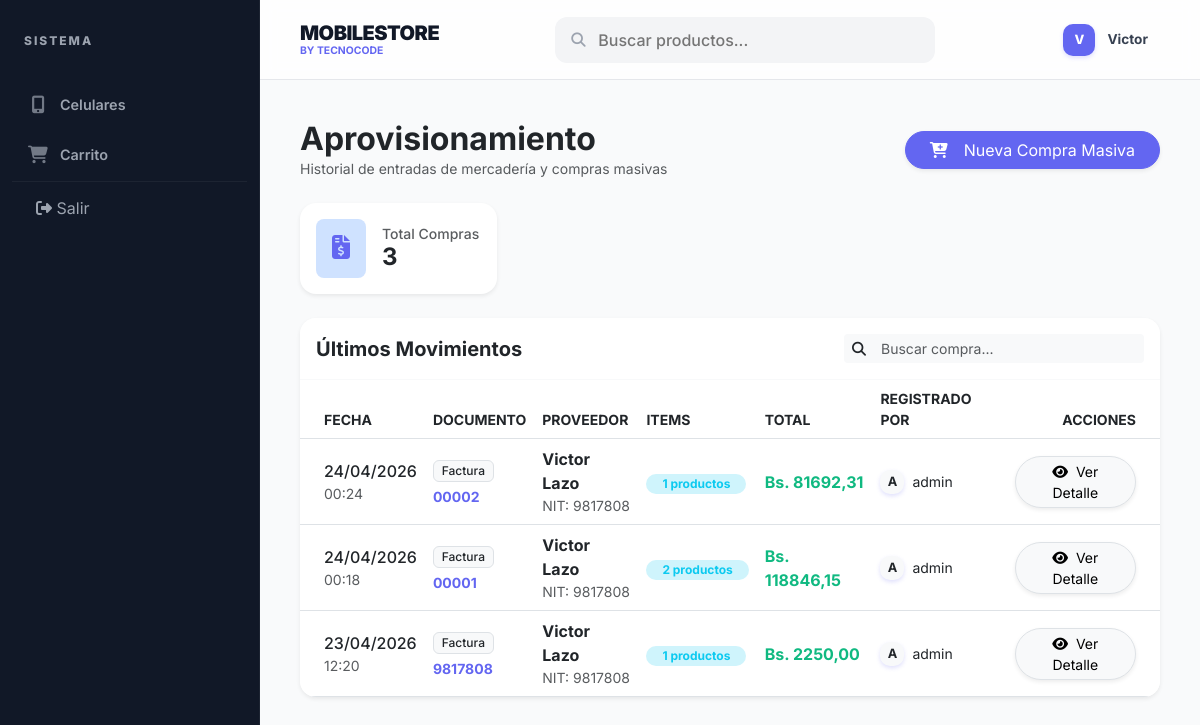
The page /proveedores/compras/ (signed in) on the database its author committed.
### Login/models.py (models this page shows, shortened)
class Usuario(AbstractUser):
    ROL_CHOICES = [
        ('Administrador', 'Administrador'),  # Acceso total
        ('Vendedor', 'Vendedor'),            # Acceso a ventas e inventario
        ('Usuario', 'Usuario'),              # Cliente final (pestaña de compras)
    ]
    ESTADO_CHOICES = [
        ('Activo', 'Activo'),
        ('Inactivo', 'Inactivo'),
    ]
    nombre_completo = models.CharField(max_length=100, null=True, blank=True)
    rol = models.CharField(max_length=20, choices=ROL_CHOICES, default='Usuario')
    estado = models.CharField(max_length=10, choices=ESTADO_CHOICES, default='Activo')
    class Meta:
        db_table = 'usuario'
        verbose_name = 'Usuario'
        verbose_name_plural = 'Usuarios'

class Compra(models.Model):
    TIPO_DOC_CHOICES = [
        ('Factura', 'Factura Legal'),
        ('Nota de Venta', 'Nota de Venta'),
        ('Recibo', 'Recibo'),
        ('Referencia Libre', 'Referencia Libre / Comprobante Informal'),
    ]
    id_compra = models.AutoField(primary_key=True)
    fecha = models.DateTimeField(auto_now_add=True)
    tipo_documento = models.CharField(max_length=20, choices=TIPO_DOC_CHOICES, default='Factura')
    numero_documento = models.CharField(max_length=50)
    total = models.DecimalField(max_digits=10, decimal_places=2, default=0)
    observaciones = models.TextField(blank=True, null=True)
    usuario = models.ForeignKey(settings.AUTH_USER_MODEL, on_delete=models.CASCADE, db_column='id_usuario')
    proveedor = models.ForeignKey(Proveedor, on_delete=models.CASCADE, db_column='id_proveedor', related_name='compras')
    class Meta:
        db_table = 'compra'
        unique_together = ('proveedor', 'numero_documento')

class Proveedor(models.Model):
    TIPO_CHOICES = [
        ('Natural', 'Persona Natural'),
        ('Empresa', 'Empresa/Jurídica'),
    ]
    id_proveedor = models.AutoField(primary_key=True)
    nombre = models.CharField(max_length=150)
    tipo = models.CharField(max_length=10, choices=TIPO_CHOICES, default='Empresa')
    nit_documento = models.CharField(max_length=20, unique=True, verbose_name="NIT o Documento")
    telefono = models.CharField(max_length=20, blank=True, null=True)
    email = models.EmailField(max_length=100, blank=True, null=True)
    direccion = models.CharField(max_length=255, blank=True, null=True)
    estado = models.CharField(max_length=10, default='Activo')
    observaciones = models.TextField(blank=True, null=True)
    class Meta:
        db_table = 'proveedor'
        verbose_name_plural = 'Proveedores'

### Login/views.py (the view)
# urls.py: path('proveedores/compras/', CompraListView.as_view(), name='lista_compras'),
class CompraListView(LoginRequiredMixin, UserPassesTestMixin, ListView):
    model = Compra
    template_name = 'proveedores/lista_compras.html'
    context_object_name = 'compras'
    ordering = ['-fecha']
    def test_func(self):
        return self.request.user.rol in ['Administrador', 'Vendedor'] or self.request.user.is_superuser

### Login/context_processors.py (called while the page is built)
def global_context(request):
    data = {
        'cart_count': 0,
        'pendientes_count': 0
    }
    if request.user.is_authenticated:
        cart = Carrito.objects.filter(usuario=request.user, estado='Activo').first()
        data['cart_count'] = cart.detalles.count() if cart else 0
        if request.user.is_superuser or request.user.rol in ['Administrador', 'Vendedor']:
            data['pendientes_count'] = Pago.objects.filter(estado='Pendiente').count()
    return data

### templates/proveedores/lista_compras.html (shortened to what this page needs)
{% extends 'base.html' %}
{% block content %}
<div class="page-header-responsive mb-4">
    <div>
        <h2 class="fw-bold mb-0 text-dark">Aprovisionamiento</h2>
        <p class="text-muted small mb-0">Historial de entradas de mercadería y compras masivas</p>
    </div>
    <div class="d-flex gap-2">
        <a href="{% url 'registrar_compra' %}" class="btn btn-primary btn-responsive rounded-pill px-4 shadow-sm">
            <i class="fas fa-cart-plus me-2"></i> Nueva Compra Masiva
        </a>
    </div>
</div>
<div class="row g-4 mb-4">
    <div class="col-md-3">
        <div class="card border-0 shadow-sm rounded-4 p-3 bg-white">
            <div class="d-flex align-items-center gap-3">
                <div class="bg-primary-subtle text-primary rounded-3 p-3">
                    <i class="fas fa-file-invoice-dollar fs-4"></i>
                </div>
                <div>
                    <h6 class="text-muted small mb-0">Total Compras</h6>
                    <h4 class="fw-bold mb-0">{{ compras.count }}</h4>
                </div>
            </div>
        </div>
    </div>
</div>
<div class="card border-0 shadow-sm rounded-4 overflow-hidden">
    <div class="card-header bg-white py-3 border-bottom border-light">
        <div class="d-flex justify-content-between align-items-center">
            <h5 class="mb-0 fw-bold">Últimos Movimientos</h5>
            <div class="input-group input-group-sm" style="max-width: 300px;">
                <span class="input-group-text bg-light border-0"><i class="fas fa-search"></i></span>
                <input type="text" class="form-control bg-light border-0" placeholder="Buscar compra...">
            </div>
        </div>
    </div>
    <div class="table-responsive">
        <table class="table table-hover align-middle mb-0">
            <thead class="bg-light text-muted small text-uppercase">
                <tr>
                    <th class="ps-4">Fecha</th>
                    <th>Documento</th>
                    <th>Proveedor</th>
                    <th>Items</th>
                    <th>Total</th>
                    <th>Registrado por</th>
                    <th class="text-end pe-4">Acciones</th>
                </tr>
            </thead>
            <tbody>
                {% for compra in compras %}
                <tr>
                    <td class="ps-4">
                        <div class="fw-medium text-dark">{{ compra.fecha|date:"d/m/Y" }}</div>
                        <div class="text-muted small">{{ compra.fecha|date:"H:i" }}</div>
                    </td>
                    <td>
                        <span class="badge bg-light text-dark border fw-medium">{{ compra.tipo_documento }}</span>
                        <div class="small fw-bold mt-1 text-primary">{{ compra.numero_documento }}</div>
                    </td>
                    <td>
                        <div class="fw-bold text-dark">{{ compra.proveedor.nombre }}</div>
                        <div class="text-muted small">NIT: {{ compra.proveedor.nit_documento }}</div>
                    </td>
                    <td>
                        <span class="badge rounded-pill bg-info-subtle text-info px-3">
                            {{ compra.detalles.count }} productos
                        </span>
                    </td>
                    <td>
                        <div class="fw-bold text-success">Bs. {{ compra.total }}</div>
                    </td>
                    <td>
                        <div class="d-flex align-items-center gap-2">
                            <div class="avatar bg-light text-dark small fw-bold" style="width: 24px; height: 24px;">{{ compra.usuario.username.0|upper }}</div>
                            <span class="small">{{ compra.usuario.username }}</span>
                        </div>
                    </td>
                    <td class="text-end pe-4">
                        <a href="{% url 'detalle_compra' compra.pk %}" class="btn btn-sm btn-light border rounded-pill shadow-sm px-3">
                            <i class="fas fa-eye me-1"></i> Ver Detalle
                        </a>
                    </td>
                </tr>
                {% endfor %}
            </tbody>
        </table>
    </div>
</div>
{% endblock %}

### templates/base.html (shortened to what this page needs)
<!DOCTYPE html>
<html lang="es">
<head>
    <link href="https://cdn.jsdelivr.net/npm/bootstrap@5.3.0/dist/css/bootstrap.min.css" rel="stylesheet">
    <link rel="stylesheet" href="https://cdnjs.cloudflare.com/ajax/libs/font-awesome/6.4.0/css/all.min.css">
</head>
<body>
    <div class="wrapper">
        <nav class="sidebar" id="sidebar">
            <div class="sidebar-header">
                SISTEMA
            </div>
            <ul class="sidebar-menu">
                <li class="{% if request.resolver_match.url_name == 'lista_celulares' or request.resolver_match.url_name == 'inicio' %}active{% endif %}">
                    <a href="{% url 'inicio' %}">
                        <i class="fas fa-mobile-alt"></i> Celulares
                    </a>
                </li>
                <li class="{% if request.resolver_match.url_name == 'ver_carrito' %}active{% endif %}">
                    <a href="{% url 'ver_carrito' %}">
                        <i class="fas fa-shopping-cart"></i> Carrito
                    </a>
                </li>
                {% if user.is_authenticated %}
                <li style="margin-top: auto; border-top: 1px solid rgba(255,255,255,0.05);">
                    <form action="{% url 'logout' %}" method="post">
                        <button type="submit" style="background:none; border:none; color:var(--sidebar-text); padding: 14px 24px; text-align:left; width:100%;">
                            <i class="fas fa-sign-out-alt"></i> Salir
                        </button>
                    </form>
                </li>
                {% endif %}
            </ul>
        </nav>
        <main>
            <header class="header">
                <div class="d-flex align-items-center">
                    <div class="brand-section">
                        <h1>MOBILESTORE</h1>
                        <span>BY TECNOCODE</span>
                    </div>
                </div>
                <form action="{% url 'inicio' %}" method="get" class="search-bar m-0">
                    <i class="fas fa-search"></i>
                    <input type="text" name="q" placeholder="Buscar productos..." value="{% if request.resolver_match.url_name == 'inicio' or request.resolver_match.url_name == 'lista_celulares' %}{{ request.GET.q|default:'' }}{% endif %}">
                </form>
                <div class="user-profile">
                    {% if user.is_authenticated %}
                    <div class="avatar">{{ user.username.0|upper }}</div>
                    <span class="user-name">{{ user.username|capfirst }}</span>
                    {% else %}
                    <a href="{% url 'login' %}" class="btn btn-sm btn-dark px-4 rounded-pill">Entrar</a>
                    {% endif %}
                </div>
            </header>
            <div class="main-content">
                {% block content %}
                {% endblock %}
            </div>
        </main>
    </div>
</body>
</html>

### templates/base.html (style rules this page uses)
:root { --primary: #6366f1; --primary-hover: #4f46e5; --success: #10b981; --warning: #f59e0b; --info: #3b82f6; --sidebar-bg: #111827; --sidebar-item-hover: #1f2937; --sidebar-text: #9ca3af; --sidebar-text-active: #ffffff; --main-bg: #f9fafb; --card-bg: #ffffff; --border-color: #e5e7eb; --accent-red: #ef4444; --shadow-sm: 0 1px 2px 0 rgb(0 0 0 / 0.05); --shadow-md: 0 4px 6px -1px rgb(0 0 0 / 0.1), 0 2px 4px -2px rgb(0 0 0 / 0.1); --bs-primary: #6366f1; --bs-primary-rgb: 99, 102, 241; --bs-success-rgb: 16, 185, 129; --bs-danger-rgb: 239, 68, 68; --bs-warning-rgb: 245, 158, 11; }
body { font-family: 'Inter', sans-serif; background-color: var(--main-bg); margin: 0; overflow-x: hidden; width: 100%; color: #111827; -webkit-font-smoothing: antialiased; }
.btn-primary { background-color: var(--primary); border-color: var(--primary); }
.text-primary { color: var(--primary) !important; }
.wrapper { display: flex; min-height: 100vh; width: 100%; overflow-x: hidden; position: relative; }
main { flex-grow: 1; min-width: 0; display: flex; flex-direction: column; }
.sidebar { width: 260px; background-color: var(--sidebar-bg); color: white; flex-shrink: 0; display: flex; flex-direction: column; transition: 0.3s cubic-bezier(0.4, 0, 0.2, 1); border-right: 1px solid rgba(255,255,255,0.05); }
.sidebar-header { padding: 32px 24px; font-size: 0.75rem; font-weight: 800; letter-spacing: 2px; text-transform: uppercase; color: var(--sidebar-text); display: flex; align-items: center; }
.sidebar-menu { list-style: none; padding: 0 12px; margin: 0; flex-grow: 1; }
.sidebar-menu li { margin-bottom: 4px; }
.sidebar-menu li a { color: var(--sidebar-text); text-decoration: none; padding: 12px 16px; display: flex; align-items: center; font-size: 0.9rem; font-weight: 600; border-radius: 8px; transition: 0.2s all; }
.sidebar-menu li a i { width: 20px; margin-right: 12px; font-size: 1.1rem; text-align: center; opacity: 0.7; }
.header { background-color: rgba(255, 255, 255, 0.8); backdrop-filter: blur(8px); height: 80px; padding: 0 40px; display: flex; align-items: center; justify-content: space-between; border-bottom: 1px solid var(--border-color); position: sticky; top: 0; z-index: 100; }
.brand-section h1 { font-size: 1.25rem; font-weight: 900; margin: 0; color: #111827; letter-spacing: -0.5px; }
.brand-section span { font-size: 0.65rem; font-weight: 700; color: var(--primary); display: block; margin-top: -2px; text-transform: uppercase; }
.search-bar { position: relative; width: 380px; }
.search-bar input { background-color: #f3f4f6; border: 1px solid transparent; padding: 10px 15px 10px 42px; border-radius: 12px; width: 100%; font-size: 16px; font-weight: 500; transition: 0.2s all; }
.search-bar i { position: absolute; left: 16px; top: 50%; transform: translateY(-50%); color: #9ca3af; font-size: 0.9rem; }
.user-profile { display: flex; align-items: center; gap: 12px; padding: 6px 12px; border-radius: 12px; transition: 0.2s; cursor: pointer; }
.avatar { width: 32px; height: 32px; background-color: var(--primary); color: white; border-radius: 10px; display: flex; align-items: center; justify-content: center; font-weight: 800; font-size: 0.8rem; box-shadow: 0 2px 4px rgba(99, 102, 241, 0.2); }
.user-name { font-weight: 700; font-size: 0.85rem; color: #374151; }
.main-content { flex-grow: 1; padding: 40px; overflow-y: auto; overflow-x: hidden; animation: fadeIn 0.4s ease-out; width: 100%; min-width: 0; }
.page-header-responsive { display: flex; justify-content: space-between; align-items: center; gap: 20px; margin-bottom: 32px; }
.btn-responsive { display: inline-flex; align-items: center; justify-content: center; gap: 8px; white-space: nowrap; }

### rows shown on the page
Usuario: username.0 "V", username "Victor"
Compra: fecha "24/04/2026", fecha "00:24", tipo_documento "Factura", numero_documento "00002", proveedor.nombre "Victor Lazo", proveedor.nit_documento "9817808", detalles.count "1", total "81692,31", usuario.username.0 "A", usuario.username "admin"
Compra: fecha "24/04/2026", fecha "00:18", tipo_documento "Factura", numero_documento "00001", proveedor.nombre "Victor Lazo", proveedor.nit_documento "9817808", detalles.count "2", total "118846,15", usuario.username.0 "A", usuario.username "admin"
Compra: fecha "23/04/2026", fecha "12:20", tipo_documento "Factura", numero_documento "9817808", proveedor.nombre "Victor Lazo", proveedor.nit_documento "9817808", detalles.count "1", total "2250,00", usuario.username.0 "A", usuario.username "admin"

### other values the page prints
{{ compras.count }} "3"
